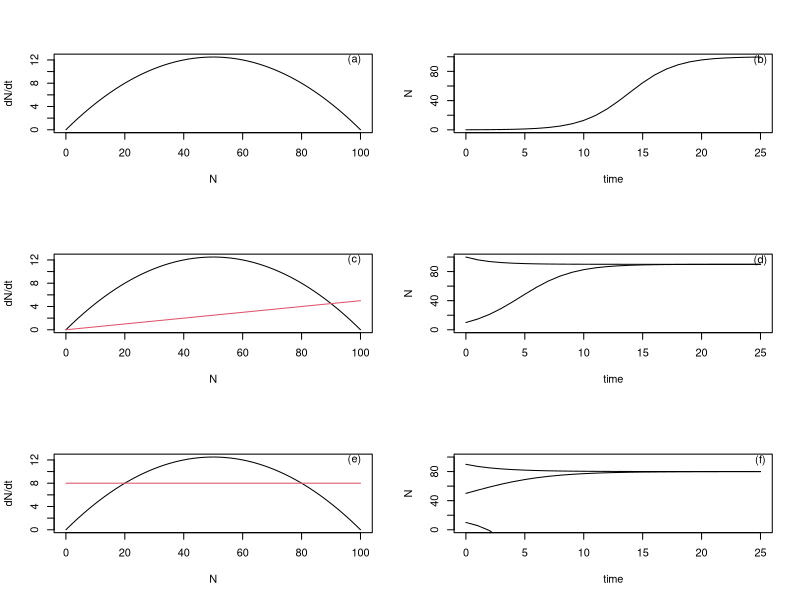

The R source for this figure:
#!/usr/bin/Rscript

require(deSolve)

## the derivative of the logistic
logist <- function(t, x, parms) {
  with(as.list(parms), {
    dx <- r * x[1] * (1 - x[1]/K) 
    list(dx)
  })
}

logist1 <- function(t, x, parms) {
  with(as.list(parms), {
    dx <- r * x[1] * (1 - x[1]/K) - h*x[1]
    list(dx)
  })
}


logist2 <- function(t, x, parms) {
  with(as.list(parms), {
    dx <- r * x[1] * (1 - x[1]/K) - h2
    list(dx)
  })
}


time  <- 0:100
N0    <- 0.1; r <- 0.5; K <- 100; h <- 0.05; h2 <- 8

N1    <- 100; r <- 0.5; K <- 100; h <- 0.05; h2 <- 8
N1dash <- 10; r <- 0.5; K <- 100; h <- 0.05; h2 <- 8

N2    <- 90; r <- 0.5; K <- 100; h <- 0.05; h2 <- 8
N3    <- 50; r <- 0.5; K <- 100; h <- 0.05; h2 <- 8
N4    <- 10; r <- 0.5; K <- 100; h <- 0.05; h2 <- 8

parms <- c(r = r, K = K, h = h, h2 = h2)


## method with automatic time step

time <- seq(0, 25, 1)
N <- 0:K

# head (out)

x <- c(N = N0)
out <- as.data.frame(lsoda(x, time, logist, parms))

x <- c(N = N1)
out1 <- as.data.frame(lsoda(x, time, logist1, parms))
x <- c(N = N1dash)
out1dash <- as.data.frame(lsoda(x, time, logist1, parms))

x <- c(N = N2)
out2 <- as.data.frame(lsoda(x, time, logist2, parms))

x <- c(N = N3)
out3 <- as.data.frame(lsoda(x, time, logist2, parms))

x <- c(N = N4)
out4 <- as.data.frame(lsoda(x, time, logist2, parms))



pdf("logistic.pdf")

layout(mat = matrix(c(1, 3, 5, 2, 4, 6), 
       nrow = 3, 
       ncol = 2),
#       heights = c(1, 0),    # Heights of the two rows
#       widths =  c(1,1)     # Widths of the two columns
       )
#       par(mfrow = c(1, 2))

# layout.show(2)


plot(N,r*N*(1-N/K), type="l",xlab = "N", ylab = "dN/dt")
text(x=98,y= 12, "(a)")

plot(out, xlab = "time", ylab = "N", type="l")
text(x=25,y= 95, "(b)")

curve(r*x*(1-x/K), to=100, from=0,col= 1,xlab = "N", ylab = "dN/dt")
text(x=98,y= 12, "(c)")
curve(h*x, to=100, from=0,col=2, add=TRUE)

plot(out1, xlab = "time", ylab = "N", type="l",ylim = c(0,100))
text(x=25,y= 95, "(d)")
lines(out1dash, xlab = "time", ylab = "N", type="l", add=TRUE)

curve(r*x*(1-x/K), to=100, from=0,col= 1,xlab = "N", ylab = "dN/dt")
text(x=98,y= 12, "(e)")
curve(0*x+h2, to=100, from=0,col=2, add=TRUE)

plot(out2, xlab = "time", ylab = "N", type="l",ylim = c(0,100))
text(x=25,y= 95, "(f)")
lines(out3, xlab = "time", ylab = "N", type="l", add=TRUE)
lines(out4, xlab = "time", ylab = "N", type="l", add=TRUE)

# mtext(outer = TRUE, side = 3, "logistic model", cex = 1.5)
